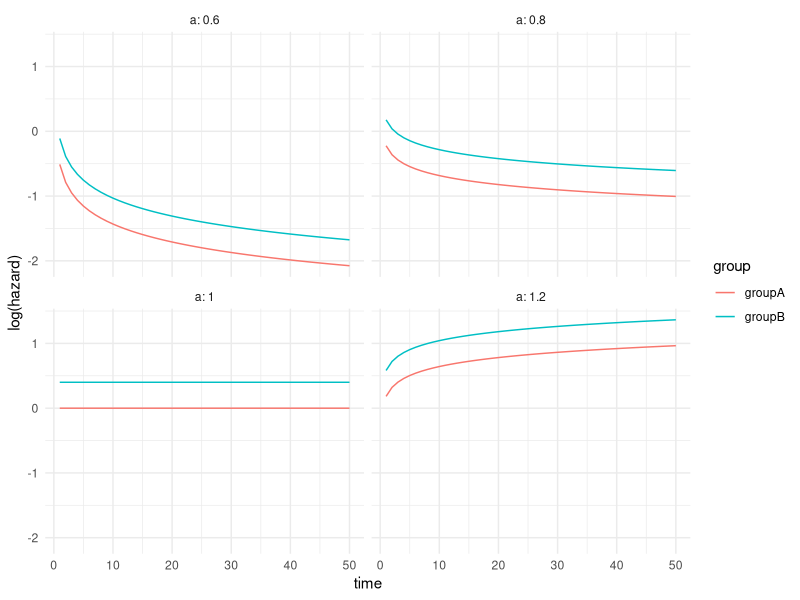

The R source for this figure:
## ---- chunk 1
library(tidyverse)
knitr::opts_chunk$set(tidy = FALSE, echo = FALSE)
## ---- chunk 2
d <- expand.grid(list(x = c(0, 1),
                      b = c(0.4),
                      a = c(0.6, 0.8, 1, 1.2),
                      time = seq_len(50))) %>%
  dplyr::mutate(mu = x*b,
                group = ifelse(x == 0, 'groupA', 'groupB'),
                lambda = exp(mu),
                log_hazard = log(a*lambda*time^(a-1)))

ggplot(d, aes(x = time, y = log_hazard, group = group, colour = group)) + geom_line() +
  theme_minimal() + 
  scale_y_continuous('log(hazard)') +
  facet_wrap(~ a, labeller = label_both)
